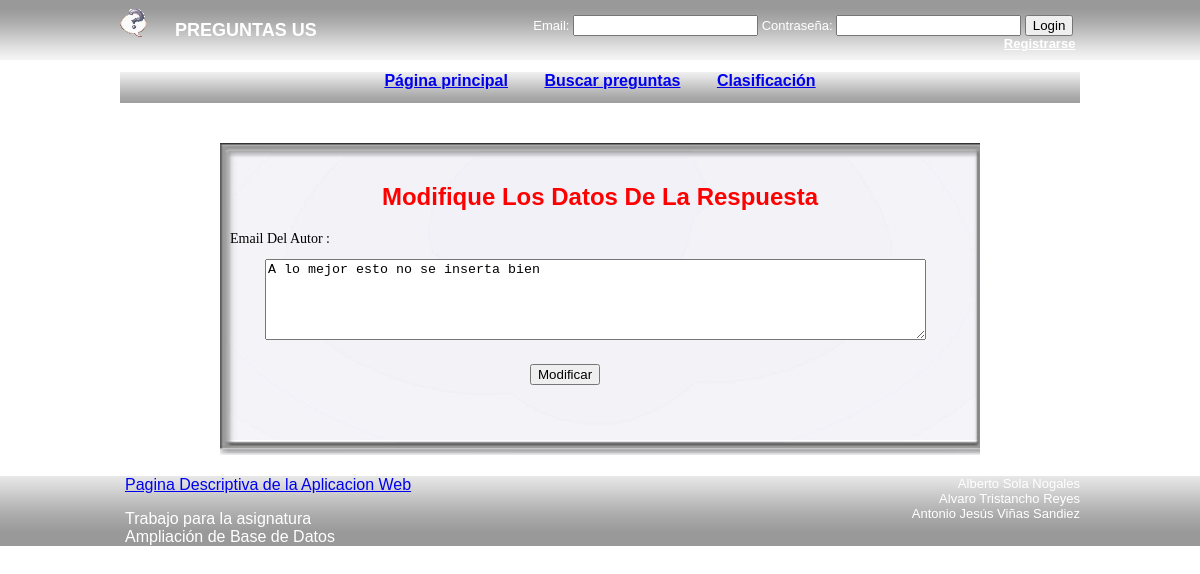
The app's page /procesado/preparaModificaRespuesta.php?cod=7&codigoPregunta=7, older data.
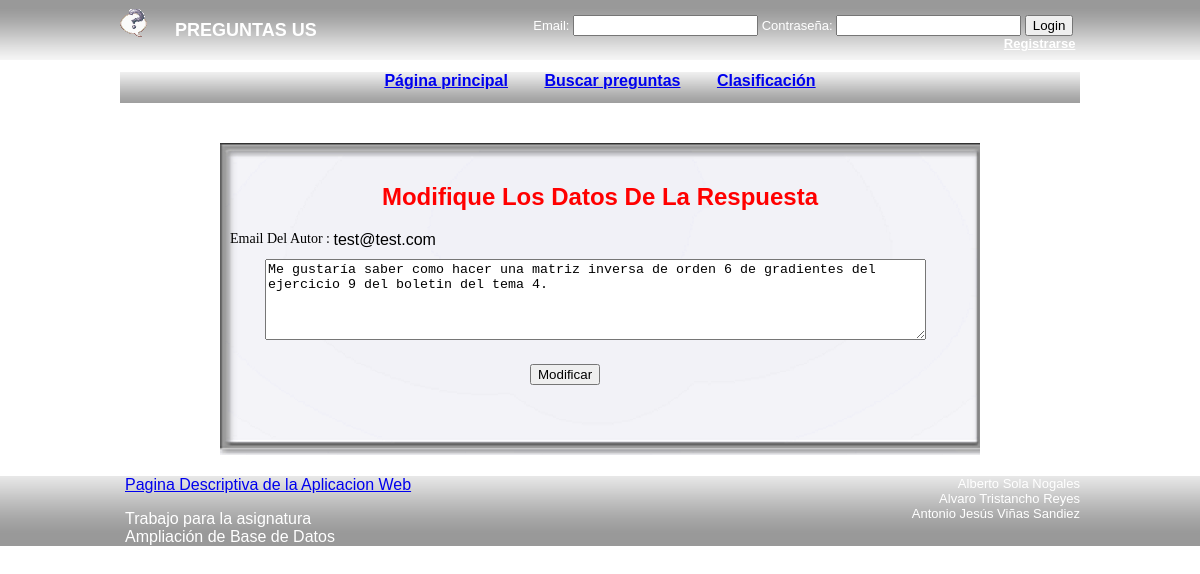
The same page, newer data.
### tables this page shows
CREATE TABLE IF NOT EXISTS `elemento` (
  `id` int(11) NOT NULL AUTO_INCREMENT,
  `idautor` int(11) NOT NULL,
  `titulo` varchar(255) DEFAULT NULL,
  `cuerpo` text NOT NULL,
  `idrespuesta` int(11) DEFAULT NULL,
  `fechapregunta` datetime NOT NULL,
  PRIMARY KEY (`id`)
);

CREATE TABLE IF NOT EXISTS `usuario` (
  `id` int(11) NOT NULL AUTO_INCREMENT,
  `email` varchar(255) NOT NULL,
  `password` varchar(255) NOT NULL,
  `fecharegistro` datetime NOT NULL,
  `preguntasrealizadas` int(11) NOT NULL,
  `preguntasrespondidas` int(11) NOT NULL,
  `puntos` int(11) NOT NULL,
  `nombre` varchar(255) DEFAULT NULL,
  `apellidos` varchar(255) DEFAULT NULL,
  `fechanacimiento` date DEFAULT NULL,
  `tipoUsuario` int(11) NOT NULL,
  PRIMARY KEY (`id`),
  UNIQUE KEY `UNIQUE {email}` (`email`)
);

### accesosBD/accesosElemento.php (called while the page is built, shortened)
<?php
function encontrarElementoPorId($id, $conexion) {
	try {
		$SQL = "SELECT * FROM elemento WHERE id=$id";
		$stmt = $conexion->query($SQL);
		return creaUnicoElemento($stmt);
	} catch(PDOException $e) {
		Header("Location: /abd/error.php");
		die();
	}
}
function creaUnicoElemento($stmt) {
	$objeto = new Elemento();
	foreach($stmt as $row){
		$objeto->id= $row["id"];
		$objeto->idautor= $row["idautor"];
		$objeto->titulo= $row["titulo"];
		$objeto->cuerpo= $row["cuerpo"];
		$objeto->idrespuesta= $row["idrespuesta"];
		$objeto->fechapregunta= $row["fechapregunta"];
	}
	return $objeto;
}
?>

### entidades/Elemento.php (called while the page is built)
<?php
class Elemento{
	private $atributos = array();
	public function __construct() {
		$this -> atributos["id"] = NULL;
		$this -> atributos["idautor"] = NULL;
		$this -> atributos["titulo"] = NULL;
		$this -> atributos["cuerpo"] = NULL;
		$this -> atributos["idrespuesta"] = NULL;
		$this -> atributos["fechapregunta"] = NULL;
	}
    public function __get($atributo) {
        if (array_key_exists($atributo, $this->atributos)) {
            return $this->atributos[$atributo];
        } else {
            return NULL;
        }
    }
    public function __set($atributo, $valor) {
        if (array_key_exists($atributo, $this->atributos)) {
            $this->atributos[$atributo] = $valor;
        }
    }
}
?>

### accesosBD/accesosUsuario.php (called while the page is built, shortened)
<?php
function obtenerUsuarioPorId($id, $conexion) {
    try {
        $SQL = "SELECT * FROM usuario WHERE id=$id";
        $stmt = $conexion->query($SQL);
        return creaUnicoUsuario($stmt);
    } catch (PDOException $e) {
        Header("Location: /abd/error.php");
        die();
    }
}
function creaUnicoUsuario($stmt) {
    $objeto = new Usuario();
    foreach ($stmt as $row) {
        $objeto->id = $row["id"];
        $objeto->email = $row["email"];
        $objeto->password = $row["password"];
        $objeto->fecharegistro = $row["fecharegistro"];
        $objeto->preguntasrespondidas = $row["preguntasrealizadas"];
        $objeto->preguntasrespondidas = $row["preguntasrespondidas"];
        $objeto->puntos = $row["puntos"];
        $objeto->nombre = $row["nombre"];
        $objeto->apellidos = $row["apellidos"];
        $objeto->fechanacimiento = $row["fechanacimiento"];
        $objeto->tipousuario = $row["tipoUsuario"];
    }
    return $objeto;
}
?>

### entidades/Usuario.php (called while the page is built)
<?php
class Usuario {
	private $atributos = array();
	public function __construct() {
		$this -> atributos["id"] = NULL;
		$this -> atributos["email"] = NULL;
		$this -> atributos["password"] = NULL;
		$this -> atributos["fecharegistro"] = NULL;
		$this -> atributos["preguntasrealizadas"] = NULL;
		$this -> atributos["preguntasrespondidas"] = NULL;
		$this -> atributos["puntos"] = NULL;
		$this -> atributos["nombre"] = NULL;
		$this -> atributos["apellidos"] = NULL;
		$this -> atributos["fechanacimiento"] = NULL;
		$this -> atributos["tipousuario"] = NULL;
	}
	public function __get($atributo) {
		if (array_key_exists($atributo, $this -> atributos)) {
			return $this -> atributos[$atributo];
		} else {
			return NULL;
		}
	}
	public function __set($atributo, $valor) {
		if (array_key_exists($atributo, $this -> atributos)) {
			$this -> atributos[$atributo] = $valor;
		}
	}
}
?>

### procesado/preparaModificaRespuesta.php (the view, shortened to what this page needs)
<?php
	require_once ($_SERVER["DOCUMENT_ROOT"]."/abd/includes/styles/templates/cabecera.php");
	if (!isset($formularioModificaRespuesta)) {
		$idElemento=$_REQUEST['cod'];
	}
	$conexion=crearConexion();
	$elemento=encontrarElementoPorId($idElemento,$conexion);
	$idautor=$elemento->idautor;
	$usuario=obtenerUsuarioPorId($idautor,$conexion);
	?>
	<form id="modificaRespuesta" name="Modificar" method="post" action="modificaRespuesta.php">
		<div id="cuadroModificacion">
			<h2 class="rotulos">Modifique Los Datos De La Respuesta</h2>
			<div id="div_datoUsuario">
				<label  id="label_modificaRespuesta">Email Del Autor :  </label><?php echo $usuario->email;?>
			</div>
			<div id="div_modifica_respuesta">
				<textarea id="text_modificaRespuesta" name="respuestaModificada" tabindex="101" rows="5" cols="80" ><?php echo $elemento->cuerpo;?></textarea>
			</div>
			<div id="div_botonModificar">
				<input id="botonModificar" type="submit" value="Modificar" name="botonModificar" />
			</div>
		</div>
	</form>
<?php
	require_once ($_SERVER["DOCUMENT_ROOT"]."/abd/includes/styles/templates/pie.php");
?>

Row changes from the older to the newer data that the page shows:
added usuario: email "test@test.com"
changed elemento: respuestaModificada "A lo mejor esto no se inserta bien" → "Me gustaría saber como hacer una matriz inversa de orden 6 de gradientes del ejercicio 9 del boletin del tema 4."
